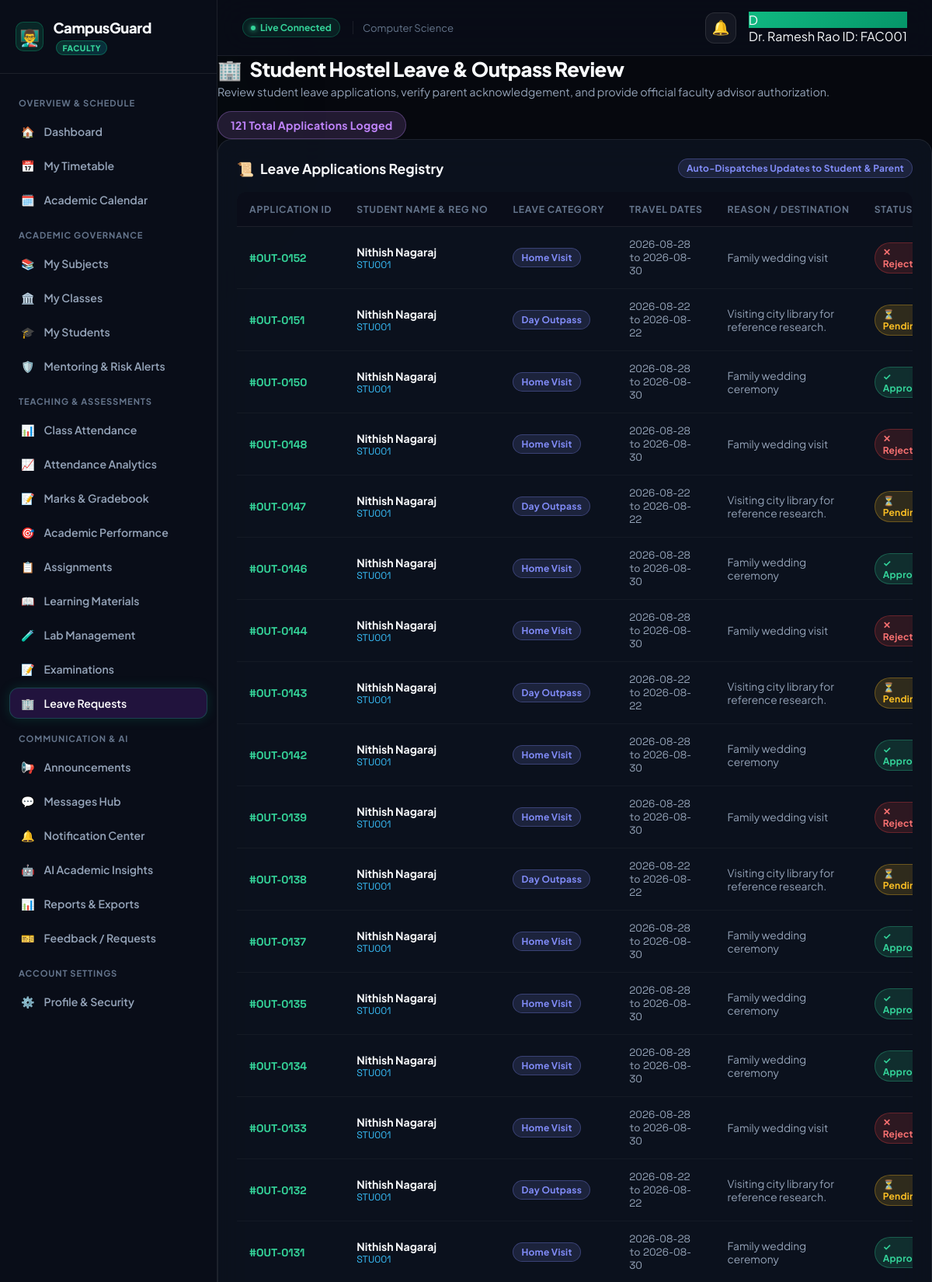
The page /faculty/leaves (signed in, upper part) on the database its author committed.
### tables this page shows
CREATE TABLE faculties (
            id INTEGER PRIMARY KEY AUTOINCREMENT,
            faculty_id TEXT UNIQUE NOT NULL,
            name TEXT NOT NULL,
            email TEXT UNIQUE NOT NULL,
            phone TEXT NOT NULL,
            password_hash TEXT NOT NULL,
            department TEXT NOT NULL,
            designation TEXT DEFAULT 'Associate Professor & Faculty Advisor',
            cabin TEXT DEFAULT 'CS-201 (Cabin 4)',
            created_at TIMESTAMP DEFAULT CURRENT_TIMESTAMP
        );

CREATE TABLE hostel_leaves (
            id INTEGER PRIMARY KEY AUTOINCREMENT,
            student_id INTEGER NOT NULL,
            leave_type TEXT NOT NULL,
            from_date TEXT NOT NULL,
            to_date TEXT NOT NULL,
            reason TEXT NOT NULL,
            status TEXT DEFAULT 'Pending',
            created_at TIMESTAMP DEFAULT CURRENT_TIMESTAMP,
            FOREIGN KEY (student_id) REFERENCES students (id)
        );

CREATE TABLE students (
            id INTEGER PRIMARY KEY AUTOINCREMENT,
            name TEXT NOT NULL,
            register_number TEXT UNIQUE NOT NULL,
            email TEXT NOT NULL,
            password_hash TEXT NOT NULL,
            department TEXT NOT NULL,
            year INTEGER NOT NULL,
            profile_image TEXT DEFAULT '',
            created_at TIMESTAMP DEFAULT CURRENT_TIMESTAMP
        , phone TEXT DEFAULT '+91 98765 43210', join_date TEXT DEFAULT '2023-08-01', cgpa REAL DEFAULT 8.75, program TEXT DEFAULT 'B.Tech', semester INTEGER DEFAULT 5, section TEXT DEFAULT 'A', dob TEXT DEFAULT '2004-05-14', address TEXT DEFAULT '#42, Green Avenue, Tech City, Karnataka 560001', parent_name TEXT DEFAULT 'R. S. Kumar', parent_phone TEXT DEFAULT '+91 94440 12345', sgpa REAL DEFAULT 8.90, earned_credits INTEGER DEFAULT 112, total_credits INTEGER DEFAULT 160, status TEXT DEFAULT 'ACTIVE');

### routes/faculty.py (the view)
@faculty_bp.route('/faculty/leaves')
@faculty_required
def faculty_leaves(faculty):
    conn = get_db_connection()
    try:
        leaves = conn.execute("""
            SELECT hl.*, s.name as student_name, s.register_number, s.department, s.phone as student_phone
            FROM hostel_leaves hl
            JOIN students s ON hl.student_id = s.id
            WHERE s.department = ?
            ORDER BY hl.created_at DESC
        """, (faculty['department'],)).fetchall()
        return render_template(
            'faculty/leaves.html',
            faculty=faculty,
            leaves=leaves,
            active_page='leaves'
        )
    finally:
        conn.close()

### templates/faculty/leaves.html (shortened to what this page needs)
{% extends "faculty/base_faculty.html" %}
{% block faculty_content %}
<div class="page-header-block">
    <div class="page-title-group">
        <h1><span>🏢</span> Student Hostel Leave &amp; Outpass Review</h1>
        <p>Review student leave applications, verify parent acknowledgement, and provide official faculty advisor authorization.</p>
    </div>
    <div>
        <span class="badge badge-purple" style="font-size: 0.88rem; padding: 8px 16px;">
            {{ leaves|length }} Total Applications Logged
        </span>
    </div>
</div>
<section class="content-card">
    <div class="card-header-row">
        <h2 class="card-heading"><span>📜</span> Leave Applications Registry</h2>
        <span class="badge badge-indigo">Auto-Dispatches Updates to Student &amp; Parent</span>
    </div>
    <div class="table-responsive">
        <table class="portal-table">
            <thead>
                <tr>
                    <th>Application ID</th>
                    <th>Student Name &amp; Reg No</th>
                    <th>Leave Category</th>
                    <th>Travel Dates</th>
                    <th>Reason / Destination</th>
                    <th>Status</th>
                </tr>
            </thead>
            <tbody>
                {% for leave in leaves %}
                <tr>
                    <td style="font-family: var(--font-mono); font-weight: 700; color: #34d399;">#OUT-0{{ leave.id }}</td>
                    <td>
                        <div style="font-weight: 700; color: var(--text-primary);">{{ leave.student_name|default('Nithish Nagaraj') }}</div>
                        <div style="font-size: 0.78rem; color: #38bdf8; font-family: var(--font-mono);">{{ leave.register_number|default('STU001') }}</div>
                    </td>
                    <td><span class="badge badge-indigo">{{ leave.leave_type }}</span></td>
                    <td style="font-family: var(--font-mono); font-size: 0.84rem;">{{ leave.from_date }} to {{ leave.to_date }}</td>
                    <td style="font-size: 0.86rem; color: var(--text-secondary); max-width: 250px;">{{ leave.reason }}</td>
                    <td>
                        {% if leave.status == 'Approved' %}
                            <span class="badge badge-green">✓ Approved</span>
                        {% elif leave.status == 'Pending' %}
                            <span class="badge badge-yellow">⏳ Pending</span>
                        {% else %}
                            <span class="badge badge-red">✕ Rejected</span>
                        {% endif %}
                    </td>
                </tr>
                {% else %}
                <tr>
                    <td colspan="7" style="text-align: center; color: var(--text-muted); padding: 32px;">No leave applications found.</td>
                </tr>
                {% endfor %}
            </tbody>
        </table>
    </div>
</section>
{% endblock %}

### templates/faculty/base_faculty.html (shortened to what this page needs)
<!DOCTYPE html>
<html lang="en">
<head>
    <link rel="stylesheet" href="{{ url_for('static', filename='css/campusguard-toast.css') }}">
    <link rel="stylesheet" href="{{ url_for('static', filename='css/parent.css') }}">
</head>
<body>
    <div class="ambient-background" aria-hidden="true">
    </div>
    <div class="portal-layout">
        <aside class="sidebar" id="parent-sidebar" aria-label="Faculty Navigation">
            <a href="{{ url_for('faculty_dashboard') }}" class="sidebar-brand">
                <div class="brand-icon" style="background: rgba(16, 185, 129, 0.15); border: 1px solid rgba(16, 185, 129, 0.3);">
                    <span style="font-size: 1.3rem;">👨‍🏫</span>
                </div>
                <span class="brand-name">CampusGuard <span class="brand-badge faculty-badge">FACULTY</span></span>
            </a>
            <nav class="sidebar-nav">
                <span class="nav-category">Overview &amp; Schedule</span>
                <a href="{{ url_for('faculty_dashboard') }}" class="nav-link {% if active_page == 'dashboard' %}active{% endif %}" id="nav-dashboard">
                    <span>🏠</span> <span class="nav-text">Dashboard</span>
                </a>
                <a href="{{ url_for('faculty_timetable') }}" class="nav-link {% if active_page == 'timetable' %}active{% endif %}" id="nav-timetable">
                    <span>📅</span> <span class="nav-text">My Timetable</span>
                </a>
                <a href="{{ url_for('faculty_calendar') }}" class="nav-link {% if active_page == 'calendar' %}active{% endif %}" id="nav-calendar">
                    <span>🗓️</span> <span class="nav-text">Academic Calendar</span>
                </a>
                <span class="nav-category">Academic Governance</span>
                <a href="{{ url_for('faculty_subjects') }}" class="nav-link {% if active_page == 'subjects' %}active{% endif %}" id="nav-subjects">
                    <span>📚</span> <span class="nav-text">My Subjects</span>
                </a>
                <a href="{{ url_for('faculty_classes') }}" class="nav-link {% if active_page == 'classes' %}active{% endif %}" id="nav-classes">
                    <span>🏛️</span> <span class="nav-text">My Classes</span>
                </a>
                <a href="{{ url_for('faculty_students') }}" class="nav-link {% if active_page == 'students' %}active{% endif %}" id="nav-students">
                    <span>🎓</span> <span class="nav-text">My Students</span>
                </a>
                <a href="{{ url_for('faculty_mentoring') }}" class="nav-link {% if active_page == 'mentoring' %}active{% endif %}" id="nav-mentoring">
                    <span>🛡️</span> <span class="nav-text">Mentoring &amp; Risk Alerts</span>
                </a>
                <span class="nav-category">Teaching &amp; Assessments</span>
                <a href="{{ url_for('faculty_attendance') }}" class="nav-link {% if active_page == 'attendance' %}active{% endif %}" id="nav-attendance">
                    <span>📊</span> <span class="nav-text">Class Attendance</span>
                </a>
                <a href="{{ url_for('faculty_attendance_analytics') }}" class="nav-link {% if active_page == 'attendance_analytics' %}active{% endif %}" id="nav-attendance-analytics">
                    <span>📈</span> <span class="nav-text">Attendance Analytics</span>
                </a>
                <a href="{{ url_for('faculty_marks') }}" class="nav-link {% if active_page == 'marks' %}active{% endif %}" id="nav-marks">
                    <span>📝</span> <span class="nav-text">Marks &amp; Gradebook</span>
                </a>
                <a href="{{ url_for('faculty_marks_performance') }}" class="nav-link {% if active_page == 'marks_performance' %}active{% endif %}" id="nav-marks-performance">
                    <span>🎯</span> <span class="nav-text">Academic Performance</span>
                </a>
                <a href="{{ url_for('faculty_assignments') }}" class="nav-link {% if active_page == 'assignments' %}active{% endif %}" id="nav-assignments">
                    <span>📋</span> <span class="nav-text">Assignments</span>
                </a>
                <a href="{{ url_for('faculty_materials') }}" class="nav-link {% if active_page == 'materials' %}active{% endif %}" id="nav-materials">
                    <span>📖</span> <span class="nav-text">Learning Materials</span>
                </a>
                <a href="{{ url_for('faculty_lab') }}" class="nav-link {% if active_page == 'lab' %}active{% endif %}" id="nav-lab">
                    <span>🧪</span> <span class="nav-text">Lab Management</span>
                </a>
                <a href="{{ url_for('faculty_exams') }}" class="nav-link {% if active_page == 'exams' %}active{% endif %}" id="nav-exams">
                    <span>📝</span> <span class="nav-text">Examinations</span>
                </a>
                <a href="{{ url_for('faculty_leaves') }}" class="nav-link {% if active_page == 'leaves' %}active{% endif %}" id="nav-leaves">
                    <span>🏢</span> <span class="nav-text">Leave Requests</span>
                </a>
                <span class="nav-category">Communication &amp; AI</span>
                <a href="{{ url_for('faculty_announcements') }}" class="nav-link {% if active_page == 'announcements' %}active{% endif %}" id="nav-announcements">
                    <span>📢</span> <span class="nav-text">Announcements</span>
                </a>
                <a href="{{ url_for('faculty_messages') }}" class="nav-link {% if active_page == 'messages' %}active{% endif %}" id="nav-messages">
                    <span>💬</span> <span class="nav-text">Messages Hub</span>
                </a>
                <a href="{{ url_for('faculty_notifications') }}" class="nav-link {% if active_page == 'notifications' %}active{% endif %}" id="nav-notifications">
                    <span>🔔</span> <span class="nav-text">Notification Center</span>
                </a>
                <a href="{{ url_for('faculty_insights') }}" class="nav-link {% if active_page == 'insights' %}active{% endif %}" id="nav-insights">
                    <span>🤖</span> <span class="nav-text">AI Academic Insights</span>
                </a>
                <a href="{{ url_for('faculty_reports') }}" class="nav-link {% if active_page == 'reports' %}active{% endif %}" id="nav-reports">
                    <span>📊</span> <span class="nav-text">Reports &amp; Exports</span>
                </a>
                <a href="{{ url_for('faculty_feedback') }}" class="nav-link {% if active_page == 'feedback' %}active{% endif %}" id="nav-feedback">
                    <span>🎫</span> <span class="nav-text">Feedback / Requests</span>
                </a>
                <span class="nav-category">Account Settings</span>
                <a href="{{ url_for('faculty_profile') }}" class="nav-link {% if active_page == 'profile' %}active{% endif %}" id="nav-profile">
                    <span>⚙️</span> <span class="nav-text">Profile &amp; Security</span>
                </a>
            </nav>
        </aside>
        <div class="main-wrapper">
            <header class="topbar">
                <div class="topbar-left">
                    <div class="conn-status-pill">
                        <span class="conn-dot"></span>
                        <span>Live Connected</span>
                    </div>
                    <div class="hide-mobile" style="font-size: 0.82rem; color: var(--text-muted); padding-left: 12px; border-left: 1px solid var(--glass-border);">
                        <span>{{ faculty.department if faculty else 'Dept of Computer Science & Engineering' }}</span>
                    </div>
                </div>
                <div class="topbar-right">
                    <div class="notif-bell-wrapper">
                        <button type="button" class="notif-bell-btn" id="notif-bell-btn" aria-label="View notifications">
                            <span>🔔</span>
                        </button>
                    </div>
                    <div class="topbar-user-pill">
                        <div class="user-avatar" style="background: linear-gradient(135deg, #10b981, #059669);">
                            {{ faculty.name[:1] if faculty else 'F' }}
                        </div>
                        <div class="user-info hide-mobile">
                            <span class="user-name">{{ faculty.name if faculty else 'Faculty Advisor' }}</span>
                            <span class="user-role">ID: {{ faculty.faculty_id if faculty else 'FAC001' }}</span>
                        </div>
                    </div>
                </div>
            </header>
            <main class="page-content" id="main-content">
                {% block content %}
                {% block faculty_content %}{% endblock %}
                {% endblock %}
            </main>
        </div>
    </div>
</body>
</html>

### rows shown on the page
faculties: department "Computer Science", name "D", name "Dr. Ramesh Rao", faculty "FAC001"
hostel_leaves: id "152", student_name "Nithish Nagaraj", register_number "STU001", leave_type "Home Visit", from_date "2026-08-28", to_date "2026-08-30", reason "Family wedding visit"
hostel_leaves: id "151", student_name "Nithish Nagaraj", register_number "STU001", leave_type "Day Outpass", from_date "2026-08-22", to_date "2026-08-22", reason "Visiting city library for reference research."
hostel_leaves: id "150", student_name "Nithish Nagaraj", register_number "STU001", leave_type "Home Visit", from_date "2026-08-28", to_date "2026-08-30", reason "Family wedding ceremony"
hostel_leaves: id "148", student_name "Nithish Nagaraj", register_number "STU001", leave_type "Home Visit", from_date "2026-08-28", to_date "2026-08-30", reason "Family wedding visit"
hostel_leaves: id "147", student_name "Nithish Nagaraj", register_number "STU001", leave_type "Day Outpass", from_date "2026-08-22", to_date "2026-08-22", reason "Visiting city library for reference research."
hostel_leaves: id "146", student_name "Nithish Nagaraj", register_number "STU001", leave_type "Home Visit", from_date "2026-08-28", to_date "2026-08-30", reason "Family wedding ceremony"
hostel_leaves: id "144", student_name "Nithish Nagaraj", register_number "STU001", leave_type "Home Visit", from_date "2026-08-28", to_date "2026-08-30", reason "Family wedding visit"
hostel_leaves: id "143", student_name "Nithish Nagaraj", register_number "STU001", leave_type "Day Outpass", from_date "2026-08-22", to_date "2026-08-22", reason "Visiting city library for reference research."
hostel_leaves: id "142", student_name "Nithish Nagaraj", register_number "STU001", leave_type "Home Visit", from_date "2026-08-28", to_date "2026-08-30", reason "Family wedding ceremony"
hostel_leaves: id "139", student_name "Nithish Nagaraj", register_number "STU001", leave_type "Home Visit", from_date "2026-08-28", to_date "2026-08-30", reason "Family wedding visit"
hostel_leaves: id "138", student_name "Nithish Nagaraj", register_number "STU001", leave_type "Day Outpass", from_date "2026-08-22", to_date "2026-08-22", reason "Visiting city library for reference research."
hostel_leaves: id "137", student_name "Nithish Nagaraj", register_number "STU001", leave_type "Home Visit", from_date "2026-08-28", to_date "2026-08-30", reason "Family wedding ceremony"
hostel_leaves: id "135", student_name "Nithish Nagaraj", register_number "STU001", leave_type "Home Visit", from_date "2026-08-28", to_date "2026-08-30", reason "Family wedding ceremony"
hostel_leaves: id "134", student_name "Nithish Nagaraj", register_number "STU001", leave_type "Home Visit", from_date "2026-08-28", to_date "2026-08-30", reason "Family wedding ceremony"
hostel_leaves: id "133", student_name "Nithish Nagaraj", register_number "STU001", leave_type "Home Visit", from_date "2026-08-28", to_date "2026-08-30", reason "Family wedding visit"
hostel_leaves: id "132", student_name "Nithish Nagaraj", register_number "STU001", leave_type "Day Outpass", from_date "2026-08-22", to_date "2026-08-22", reason "Visiting city library for reference research."
hostel_leaves: id "131", student_name "Nithish Nagaraj", register_number "STU001", leave_type "Home Visit", from_date "2026-08-28", to_date "2026-08-30", reason "Family wedding ceremony"

### other values the page prints
{{ leaves|length }} "121"
